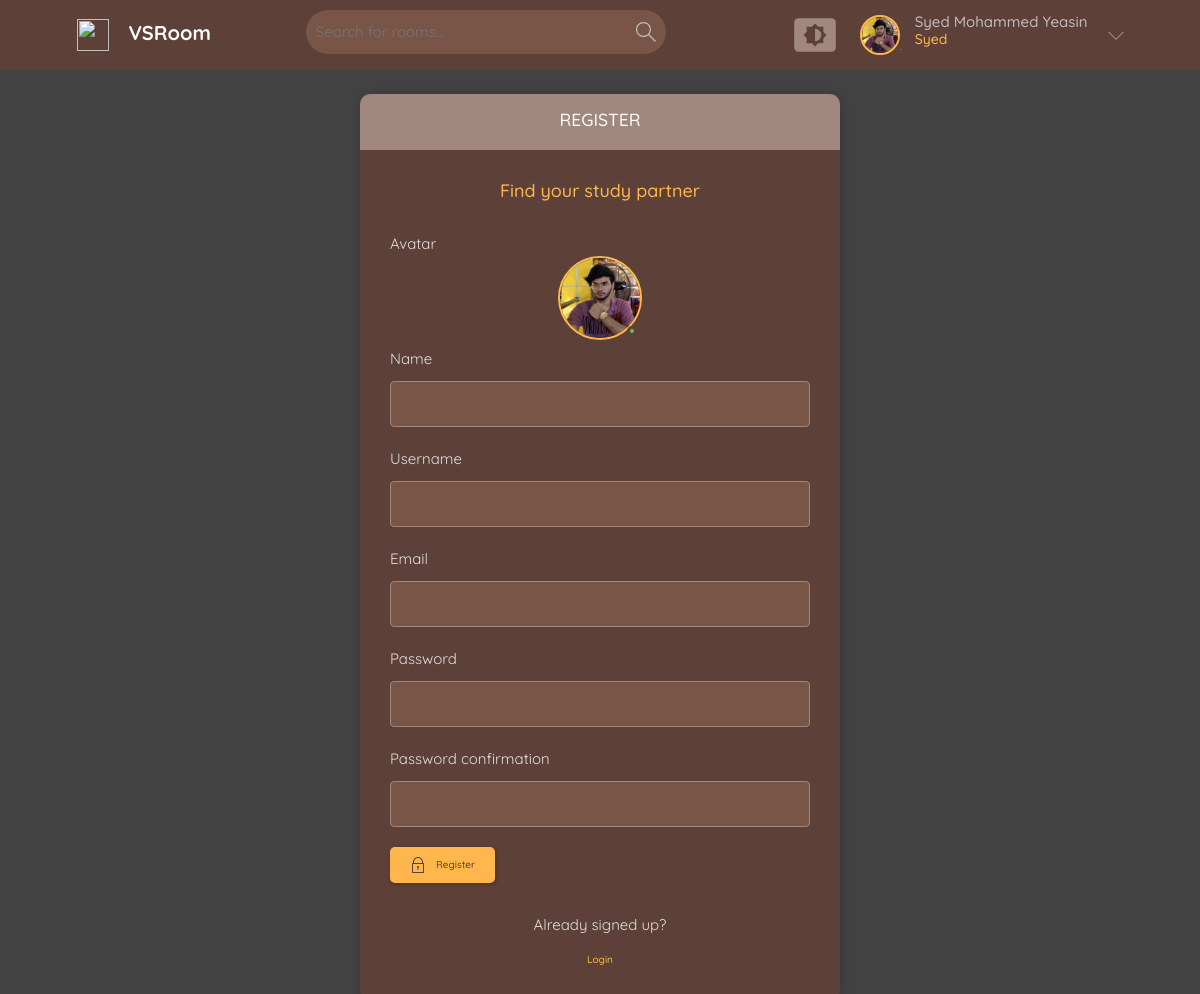
Page /register/ (signed in) on the committed database.
### base/models.py (models this page shows)
class User(AbstractUser):
    name = models.CharField(max_length=200, null=True)
    email = models.EmailField(unique=True ,null=True)
    bio = models.TextField(null=True, blank=True)
    avatar = models.ImageField(null=True, default="avatar.svg")
    USERNAME_FIELD = 'email'
    REQUIRED_FIELDS = ['username']

### base/views.py (the view, shortened to what this page needs)
# urls.py: path('register/', views.registerUser, name="register"),
def registerUser(request):
    form = MyUserCreationForm()
    me = ""
    return render(request, 'base/login_register.html', {'me': me, 'form': form})

### base/form.py
class MyUserCreationForm(UserCreationForm):
    class Meta:
        model = User
        fields = ['avatar','name', 'username', 'email', 'password1', 'password2', ]

### base/templates/base/login_register.html (shortened to what this page needs)
{% extends 'base/main.html' %}
{% block text %}
<main class="auth layout">
  {% if page == 'login' %}
  <div class="container">
    <div class="layout__box">
      <div class="layout__boxHeader">
        <div class="layout__boxTitle">
          <h3>Login</h3>
        </div>
      </div>
      <div class="layout__body">
        <h2 class="auth__tagline">Find your study partner</h2>
        <form class="form" action="" method="POST">
          {% csrf_token %}
          <div class="form__group form__group">
            <label for="room_name">Email</label>
            <input id="email" name="email" type="email" placeholder="e.g. john12@email.com" />
          </div>
          <div class="form__group">
            <label for="password">Password</label>
            <input id="password" name="password" type="password"
              placeholder="&bull;&bull;&bull;&bull;&bull;&bull;&bull;&bull;" />
          </div>
          <button class="btn btn--main" type="submit">
            <svg version="1.1" xmlns="http://www.w3.org/2000/svg" width="32" height="32" viewBox="0 0 32 32">
              <title>lock</title>
              <path
                d="M27 12h-1v-2c0-5.514-4.486-10-10-10s-10 4.486-10 10v2h-1c-0.553 0-1 0.447-1 1v18c0 0.553 0.447 1 1 1h22c0.553 0 1-0.447 1-1v-18c0-0.553-0.447-1-1-1zM8 10c0-4.411 3.589-8 8-8s8 3.589 8 8v2h-16v-2zM26 30h-20v-16h20v16z">
              </path>
              <path
                d="M15 21.694v4.306h2v-4.306c0.587-0.348 1-0.961 1-1.694 0-1.105-0.895-2-2-2s-2 0.895-2 2c0 0.732 0.413 1.345 1 1.694z">
              </path>
            </svg>Login
          </button>
        </form>
        <div class="auth__action">
          <p>Haven't signed up yet?</p>
          <a href="{% url 'register' %}" class="btn btn--link">Sign Up</a>
        </div>
      </div>
    </div>
  </div>
  {% else %}
  <div class="container">
    <div class="layout__box">
      <div class="layout__boxHeader">
        <div class="layout__boxTitle">
          <h3>Register</h3>
        </div>
      </div>
      <div class="layout__body">
        <h2 class="auth__tagline">Find your study partner</h2>
        <form class="form" action="" method="POST" enctype="multipart/form-data">
          {% for field in form %}
          {% if field.name == 'avatar' %}
              <label for="avatar">{{ field.label }}</label>
              <div class="profile__avatar">
                  <div class="avatar avatar--large active">
                      <img src="{{ user.avatar.url|default:'/static/Images/avatar.svg' }}" id="avatarImage" />
                  </div>
              </div>
          {% else %}
              <div class="form__group">
                  <label for="{{ field.id_for_label }}">{{ field.label }}</label>
                  {{ field }}
              </div>
          {% endif %}
          {% endfor %}
          <button class="btn btn--main" type="submit">
            Register
          </button>
        </form>
        <div class="auth__action">
          <p>Already signed up?</p>
          <a href="{% url 'login' %}" class="btn btn--link">Login</a>
        </div>
      </div>
    </div>
  </div>
  {% endif %}
</main>
{% endblock %}

### base/templates/base/nav.html (shortened to what this page needs)
{% load static %}
<header class="header header--loggedIn">
  <div class="container">
    <a href="{% url 'home' %}" class="header__logo">
      <img src="{% static 'Images/poetry.png' %}" />
      <h1>VSRoom</h1>
    </a>
    <form class="header__search" method="GET" action="{% url 'home' %}">
      <label>
        <input name="q" placeholder="Search for rooms..." />
      </label>
    </form>
    <nav class="header__menu">
      <div class="dropdown-container">
        <div class="color-theme-menu">
        </div>
      </div>
      {% if request.user.is_authenticated %}
      <div class="header__user">
        <a href="{% url 'user-profile' request.user.id %}">
          <div class="avatar avatar--medium active">
            <img src="{{request.user.avatar.url}}" />
          </div>
          <p>{{request.user.name}}<span>{{request.user.username}}</span></p>
        </a>
        <button class="dropdown-button">
          <svg version="1.1" xmlns="http://www.w3.org/2000/svg" width="32" height="32" viewBox="0 0 32 32">
            <title>chevron-down</title>
            <path d="M16 21l-13-13h-3l16 16 16-16h-3l-13 13z"></path>
          </svg>
        </button>
      </div>
      {% else %}
      <a href="{% url 'login' %}">
        <img src="{% static 'Images/avatar.svg' %}" />
        <p>Login</p>
      </a>
      {% endif %}
    </nav>
  </div>
</header>

### rows in the picture
User: user.avatar (picture), user.name "Syed Mohammed Yeasin", user.username "Syed", avatar (picture)

### other values in the picture
{{ field.label }} "Avatar"
{{ field.label }} "Name" "Username" "Email" "Password" "Password confirmation"
